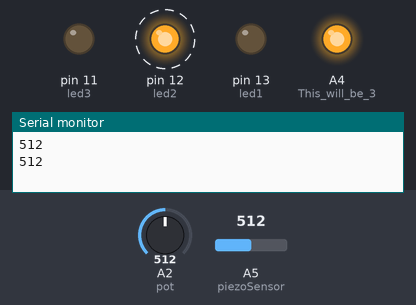
Recording of a sketch running on a simulated Arduino Uno, built with avr-gcc and run on an emulated ATmega328P. Shown: output pins drawn as LEDs (lit = HIGH), the last lines printed to the serial monitor. Dashed ring = blinking. The inputs (shaded band) are chosen by the test bench; at power-on: A5 (piezoSensor) = 512, A2 (pot) = 512.

Above: at 2.8 s.
2.9 s: A5 (piezoSensor) set to 587
6.4 s: A5 (piezoSensor) set to 607
At 8.8 s:
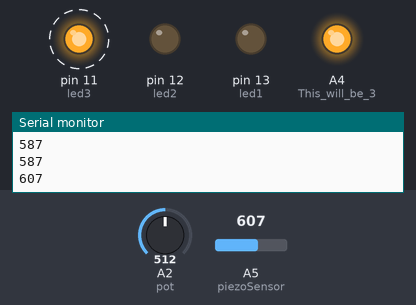
12.4 s: A5 (piezoSensor) set to 290
At 14.6 s:
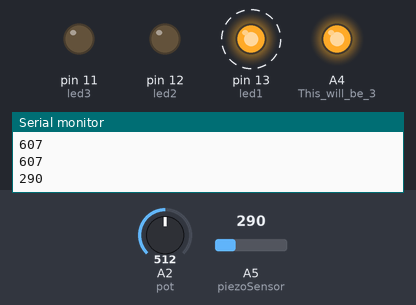
18.4 s: A2 (pot) set to 900
21.9 s: A2 (pot) set to 1023
At 21.9 s:
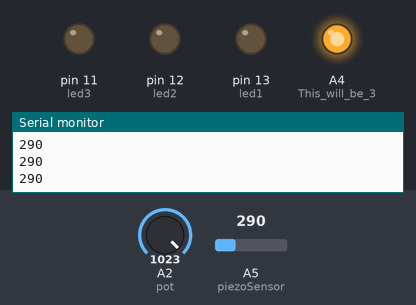
24.6 s: A2 (pot) set to 1022
Timing chart, 0 to 29.1 s (numbered marks = the images above; inputs shaded):
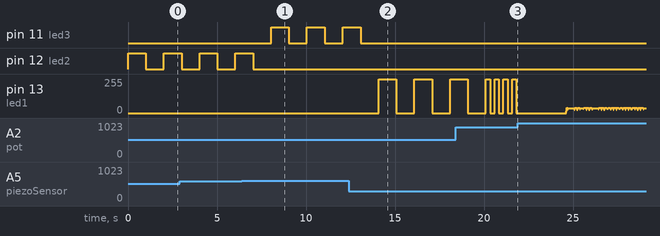

Measured:
- the behaviour switches between 600 and 601 on A5 (piezoSensor) (found by bisection; images 0 and 1)
- after the input at 6.4 s, pin 11 (led3): alternates HIGH for 1.0 s and LOW for 1.0 s, starting after 1.6 s; pin 12 (led2): goes on until 7.0 s, then stays LOW
- after the input at 12.4 s, pin 11 (led3): goes on until 13.1 s, then stays LOW; pin 13 (led1): alternates 255/255 for 1.0 s and 0/255 for 1.0 s, starting after 1.7 s
- after the input at 21.9 s, pin 13 (led1): stops changing and stays 0/255
- by itself, pin 12 (led2): alternates HIGH for 1.0 s and LOW for 1.0 s

The sketch:

LEDPiezoBlink_Thresholds.ino
```cpp
const int piezoSensor = A5; // analog pin in piezo is connected to
int sensorReading = 0; //variable to store value read from sensor
int led1 = 13; // the pin the LED is connected to
int led2 = 12;
int led3 = 11;

void setup() {
  pinMode(led1, OUTPUT); // Declare the LED as an output
  pinMode(led2, OUTPUT);
  pinMode(led3, OUTPUT);
  pinMode(A0, OUTPUT);  //This will be GND for the potentiometer
  pinMode(A4, OUTPUT);  //This will be 3.3V for the pot.
  digitalWrite(A0, LOW);
  digitalWrite(A4, HIGH);
  Serial.begin(9600); //start serial monitor window
  digitalWrite(led1, LOW); //start with LEDs off
  digitalWrite(led2, LOW);
  digitalWrite(led3, LOW);
}

void loop() {
  sensorReading = analogRead(piezoSensor);
  Serial.println(sensorReading);
  if(sensorReading > 0 && sensorReading <=300) {
  digitalWrite(led2, LOW);
  digitalWrite(led3, LOW);
  int pot_value = analogRead(A2); // pot wiper is on A2
  int delay_level = map(pot_value, 0, 1023, 2000, 0); // map motor level to delay period
  digitalWrite(led1, HIGH); // Turn the LED on
  delay(delay_level); // wait for a time dependent on the pot level
  digitalWrite(led1, LOW); //Turn the LED off
  delay(delay_level); // wait for a time dependent on the pot level

  delay(10);
  }

  else if (sensorReading > 300 && sensorReading <= 600) {
  digitalWrite(led1, LOW);
  digitalWrite(led3, LOW);
  int pot_value = analogRead(A2); // pot wiper is on A2
  int delay_level = map(pot_value, 0, 1023, 2000, 0); // map motor level to delay period
  digitalWrite(led2, HIGH); // Turn the LED on
  delay(delay_level); // wait for a time dependent on the pot level
  digitalWrite(led2, LOW); //Turn the LED off
  delay(delay_level); // wait for a time dependent on the pot level

  delay(10);
  }

else if (sensorReading > 600) {
  digitalWrite(led1, LOW);
  digitalWrite(led2, LOW);
  int pot_value = analogRead(A2); // pot wiper is on A2
  int delay_level = map(pot_value, 0, 1023, 2000, 0); // map motor level to delay period
  digitalWrite(led3, HIGH); // Turn the LED on
  delay(delay_level); // wait for a time dependent on the pot level
  digitalWrite(led3, LOW); //Turn the LED off
  delay(delay_level); // wait for a time dependent on the pot level

  delay(10);
  }

else {
    digitalWrite(led1, LOW); //Turn all LEDs off
    digitalWrite(led2, LOW);
    digitalWrite(led3, LOW);

    delay(10);
  }
}
```
